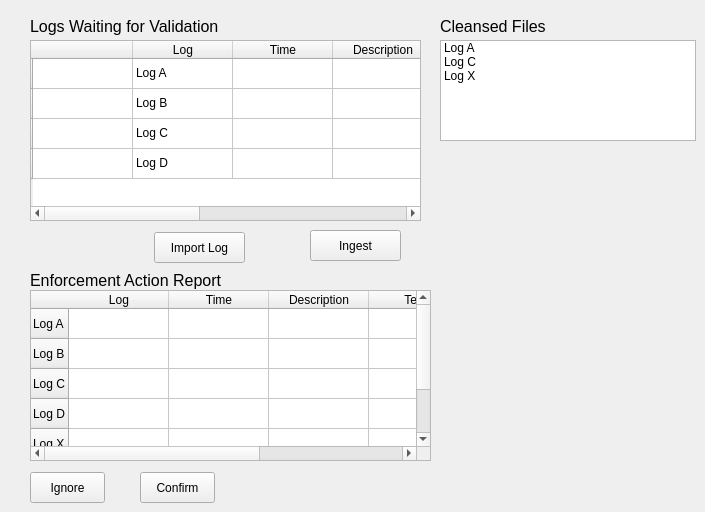
    <widget class="QWidget" name="LogIngest">
     <attribute name="title">
      <string>Log Ingestion</string>
     </attribute>
     <widget class="QPushButton" name="LogIngestionIngestBtn">
      <property name="geometry">
       <rect>
        <x>310</x>
        <y>230</y>
        <width>91</width>
        <height>31</height>
       </rect>
      </property>
      <property name="text">
       <string>Ingest</string>
      </property>
     </widget>
     <widget class="QPushButton" name="LogIngestionImportLogBtn">
      <property name="geometry">
       <rect>
        <x>154</x>
        <y>232</y>
        <width>91</width>
        <height>31</height>
       </rect>
      </property>
      <property name="text">
       <string>Import Log</string>
      </property>
     </widget>
     <widget class="QPushButton" name="LogIngestionIgnoreBtn">
      <property name="geometry">
       <rect>
        <x>30</x>
        <y>472</y>
        <width>75</width>
        <height>31</height>
       </rect>
      </property>
      <property name="text">
       <string>Ignore</string>
      </property>
     </widget>
     <widget class="QPushButton" name="LogIngestionConfirmBtn">
      <property name="geometry">
       <rect>
        <x>140</x>
        <y>472</y>
        <width>75</width>
        <height>31</height>
       </rect>
      </property>
      <property name="text">
       <string>Confirm</string>
      </property>
     </widget>
     <widget class="QTableWidget" name="LogIngestionWaitingTable">
      <property name="geometry">
       <rect>
        <x>30</x>
        <y>40</y>
        <width>391</width>
        <height>181</height>
       </rect>
      </property>
      <row>
       <property name="text">
        <string/>
       </property>
      </row>
      <row>
       <property name="text">
        <string/>
       </property>
      </row>
      <row>
       <property name="text">
        <string/>
       </property>
      </row>
      <row>
       <property name="text">
        <string/>
       </property>
      </row>
      <column>
       <property name="text">
        <string/>
       </property>
      </column>
      <column>
       <property name="text">
        <string>Log</string>
       </property>
      </column>
      <column>
       <property name="text">
        <string>Time</string>
       </property>
      </column>
      <column>
       <property name="text">
        <string>Description</string>
       </property>
      </column>
      <column>
       <property name="text">
        <string>Team</string>
       </property>
      </column>
      <column>
       <property name="text">
        <string>Progress</string>
       </property>
      </column>
      <column>
       <property name="text">
        <string>Status</string>
       </property>
      </column>
      <item row="0" column="1">
       <property name="text">
        <string>Log A</string>
       </property>
      </item>
      <item row="1" column="1">
       <property name="text">
        <string>Log B</string>
       </property>
      </item>
      <item row="2" column="1">
       <property name="text">
        <string>Log C</string>
       </property>
      </item>
      <item row="3" column="1">
       <property name="text">
        <string>Log D</string>
       </property>
      </item>
     </widget>
     <widget class="QTableWidget" name="LogIngestionEnforcementTable">
      <property name="geometry">
       <rect>
        <x>30</x>
        <y>290</y>
        <width>401</width>
        <height>171</height>
       </rect>
      </property>
      <row>
       <property name="text">
        <string>Log A</string>
       </property>
      </row>
      <row>
       <property name="text">
        <string>Log B</string>
       </property>
      </row>
      <row>
       <property name="text">
        <string>Log C</string>
       </property>
      </row>
      <row>
       <property name="text">
        <string>Log D</string>
       </property>
      </row>
      <row>
       <property name="text">
        <string>Log X</string>
       </property>
      </row>
      <row>
       <property name="text">
        <string>Log K</string>
       </property>
      </row>
      <column>
       <property name="text">
        <string>Log</string>
       </property>
      </column>
      <column>
       <property name="text">
        <string>Time</string>
       </property>
      </column>
      <column>
       <property name="text">
        <string>Description</string>
       </property>
      </column>
      <column>
       <property name="text">
        <string>Team</string>
       </property>
      </column>
      <column>
       <property name="text">
        <string>Error</string>
       </property>
      </column>
     </widget>
     <widget class="QLabel" name="LogIngestionWaitingValiLabel">
      <property name="geometry">
       <rect>
        <x>30</x>
        <y>16</y>
        <width>241</width>
        <height>20</height>
       </rect>
      </property>
      <property name="font">
       <font>
        <pointsize>12</pointsize>
       </font>
      </property>
      <property name="text">
       <string>Logs Waiting for Validation</string>
      </property>
     </widget>
     <widget class="QLabel" name="LogIngestionEnforcementLabel">
      <property name="geometry">
       <rect>
        <x>30</x>
        <y>270</y>
        <width>201</width>
        <height>21</height>
       </rect>
      </property>
      <property name="font">
       <font>
        <pointsize>12</pointsize>
       </font>
      </property>
      <property name="text">
       <string>Enforcement Action Report</string>
      </property>
     </widget>
     <widget class="QLabel" name="LogIngestionCleanseLabel">
      <property name="geometry">
       <rect>
        <x>440</x>
        <y>16</y>
        <width>131</width>
        <height>20</height>
       </rect>
      </property>
      <property name="font">
       <font>
        <pointsize>12</pointsize>
       </font>
      </property>
      <property name="text">
       <string>Cleansed Files</string>
      </property>
     </widget>
     <widget class="QListWidget" name="LogIngestionCleanseTable">
      <property name="geometry">
       <rect>
        <x>440</x>
        <y>40</y>
        <width>256</width>
        <height>101</height>
       </rect>
      </property>
      <item>
       <property name="text">
        <string>Log A</string>
       </property>
      </item>
      <item>
       <property name="text">
        <string>Log C</string>
       </property>
      </item>
      <item>
       <property name="text">
        <string>Log X</string>
       </property>
      </item>
      <item>
       <property name="text">
        <string/>
       </property>
      </item>
     </widget>
    </widget>
